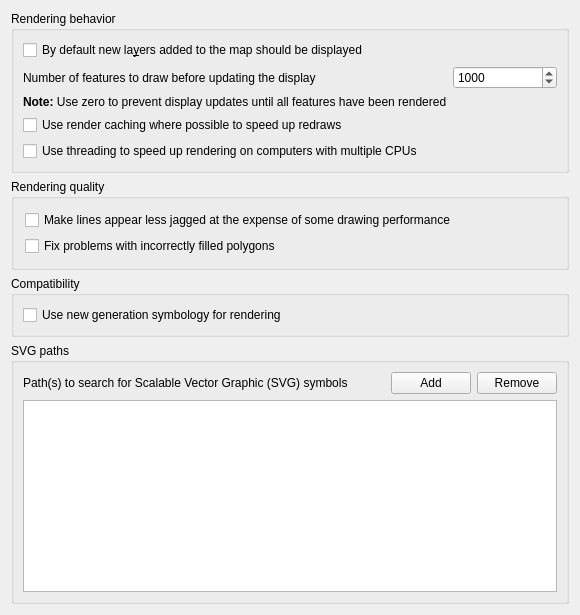
     <widget class="QWidget" name="stackedWidgetPage2">
      <layout class="QVBoxLayout" name="verticalLayout_2">
       <item>
        <widget class="QGroupBox" name="groupBox_5">
         <property name="title">
          <string>Rendering behavior</string>
         </property>
         <layout class="QGridLayout">
          <item row="0" column="0">
           <widget class="QCheckBox" name="chkAddedVisibility">
            <property name="text">
             <string>By default new la&amp;yers added to the map should be displayed</string>
            </property>
           </widget>
          </item>
          <item row="1" column="0">
           <widget class="QLabel" name="textLabel1_6">
            <property name="text">
             <string>Number of features to draw before updating the display</string>
            </property>
           </widget>
          </item>
          <item row="1" column="1">
           <widget class="QSpinBox" name="spinBoxUpdateThreshold">
            <property name="toolTip">
             <string>Map display will be updated (drawn) after this many features have been read from the data source</string>
            </property>
            <property name="maximum">
             <number>1000000</number>
            </property>
            <property name="value">
             <number>1000</number>
            </property>
           </widget>
          </item>
          <item row="4" column="0">
           <widget class="QCheckBox" name="chkUseThreadedRendering">
            <property name="text">
             <string>Use threading to speed up rendering on computers with multiple CPUs</string>
            </property>
           </widget>
          </item>
          <item row="2" column="0">
           <widget class="QLabel" name="textLabel3">
            <property name="text">
             <string>&lt;b&gt;Note:&lt;/b&gt; Use zero to prevent display updates until all features have been rendered</string>
            </property>
           </widget>
          </item>
          <item row="3" column="0">
           <widget class="QCheckBox" name="chkUseRenderCaching">
            <property name="text">
             <string>Use render caching where possible to speed up redraws</string>
            </property>
           </widget>
          </item>
         </layout>
        </widget>
       </item>
       <item>
        <widget class="QGroupBox" name="groupBox_8">
         <property name="title">
          <string>Rendering quality</string>
         </property>
         <layout class="QVBoxLayout">
          <property name="margin">
           <number>11</number>
          </property>
          <item>
           <widget class="QCheckBox" name="chkAntiAliasing">
            <property name="text">
             <string>Make lines appear less jagged at the expense of some drawing performance</string>
            </property>
           </widget>
          </item>
          <item>
           <widget class="QCheckBox" name="chkUseQPixmap">
            <property name="toolTip">
             <string>Selecting this will unselect the 'make lines less' jagged toggle</string>
            </property>
            <property name="text">
             <string>Fix problems with incorrectly filled polygons</string>
            </property>
           </widget>
          </item>
         </layout>
        </widget>
       </item>
       <item>
        <widget class="QGroupBox" name="groupBox_3">
         <property name="title">
          <string>Compatibility</string>
         </property>
         <layout class="QVBoxLayout" name="verticalLayout">
          <item>
           <widget class="QCheckBox" name="chkUseSymbologyNG">
            <property name="text">
             <string>Use new generation symbology for rendering</string>
            </property>
           </widget>
          </item>
         </layout>
        </widget>
       </item>
       <item>
        <widget class="QGroupBox" name="groupBox_2">
         <property name="title">
          <string>SVG paths</string>
         </property>
         <layout class="QGridLayout">
          <item row="0" column="0">
           <widget class="QLabel" name="mSVGLabel">
            <property name="text">
             <string>Path(s) to search for Scalable Vector Graphic (SVG) symbols</string>
            </property>
           </widget>
          </item>
          <item row="0" column="1">
           <spacer>
            <property name="orientation">
             <enum>Qt::Horizontal</enum>
            </property>
            <property name="sizeHint" stdset="0">
             <size>
              <width>31</width>
              <height>20</height>
             </size>
            </property>
           </spacer>
          </item>
          <item row="0" column="2">
           <widget class="QPushButton" name="mBtnAddSVGPath">
            <property name="text">
             <string>Add</string>
            </property>
           </widget>
          </item>
          <item row="0" column="3">
           <widget class="QPushButton" name="mBtnRemoveSVGPath">
            <property name="text">
             <string>Remove</string>
            </property>
           </widget>
          </item>
          <item row="1" column="0" colspan="4">
           <widget class="QListWidget" name="mListSVGPaths"/>
          </item>
         </layout>
        </widget>
       </item>
      </layout>
     </widget>
